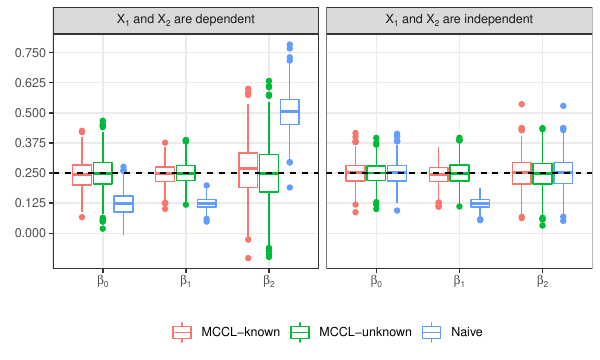

R code for this plot:
library(tidyverse)
library(latex2exp)
df1 <- read.csv("09simulation_N2000_corrected_large_variance.csv")
df1 <- df1[2:4]
df2 <- read.csv("10simulation_N2000_naive_large_variance.csv")
df2 <- df2[2:4]
df1 <- gather(df1)
df2 <- gather(df2)
df3 <- read.csv("11simulation_N2000_corrected_large_variance_unknown.csv")
df3 <- df3[2:4]
df3 <- gather(df3)
df1$type <- "MCCL-known"
df2$type <- "Naive"
df3$type <- "MCCL-unknown"
df_plot1 <- rbind(df1,df2,df3)
df_plot1$setting <- as.character(TeX("$X_1$ and $X_2$ are dependent"))

df4 <- read.csv("16simulation_N2000_corrected_large_variance_ind.csv")
df4 <- df4[2:4]
df4 <- gather(df4)
df5 <- read.csv("17simulation_N2000_naive_large_variance_ind.csv")
df5 <- df5[2:4]
df5 <- gather(df5)
df6 <- read.csv("18simulation_N2000_corrected_large_variance_unknown.csv")
df6 <- df6[2:4]
df6 <- gather(df6)
df4$type <- "MCCL-known"
df5$type <- "Naive"
df6$type <- "MCCL-unknown"
df_plot2 <- rbind(df4,df5,df6)
df_plot2$setting <- as.character(TeX("$X_1$ and $X_2$ are independent"))

df_plot <- rbind(df_plot1,df_plot2)

p1 <- df_plot %>% ggplot(aes(x=key,y=value,color=type)) +
    geom_boxplot() +
    geom_hline(yintercept = 0.25, linetype = 2) +
    xlab(element_blank()) +
    ylab(element_blank()) +
    theme_bw() +
    scale_y_continuous(minor_breaks = NULL, breaks = seq(0,1.25,0.125)) +
    scale_x_discrete(labels = c(expression(paste(beta[0])),
                                expression(paste(beta[1])),
                                expression(paste(beta[2])))
    ) +
    facet_wrap(vars(setting),labeller = label_parsed) +
    theme(legend.position = "bottom",
          legend.title = element_blank())
p1
ggsave("fig1.pdf",p1,width = 5*1.2,height = 3*1.2)